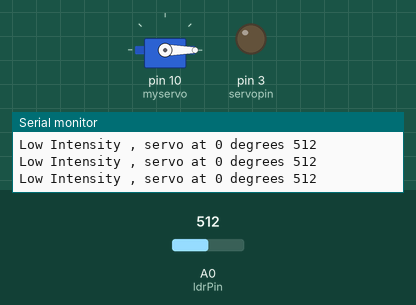
The sketch below on a simulated Arduino Uno, built with avr-gcc and run on an emulated ATmega328P. Parts: servo, output pins drawn as LEDs (lit = HIGH), the last lines printed to the serial monitor. The test bench sets the inputs (shaded band); at power-on: A0 (ldrPin) = 512.

Above: at 1.2 s.
1.3 s: A0 (ldrPin) set to 0
At 1.8 s:
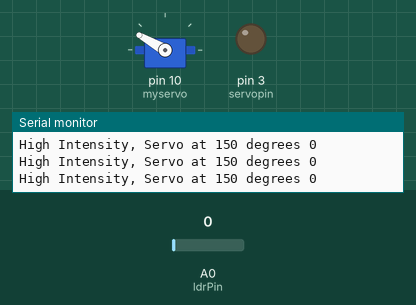
2.8 s: A0 (ldrPin) set to 122
At 4.0 s:
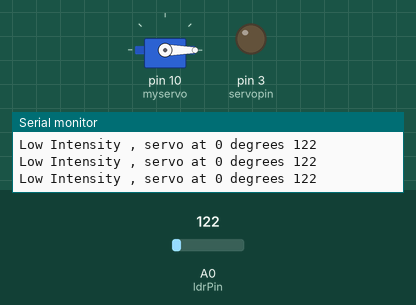
Timing chart, 0 to 5.8 s (numbered marks = the images above; inputs shaded):
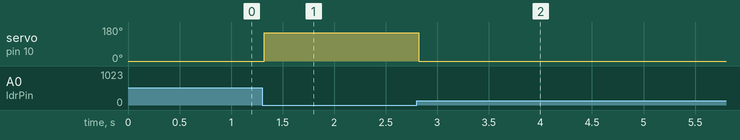

The sketch:

SERVO_LDR.ino
```cpp
#include <Servo.h>

Servo myservo;  // create servo object to control a servo
// twelve servo objects can be created on most boards

int pos = 0;    // variable to store the servo position

const int ldrPin = A0; // analog pin 0
int servopin = 3;


void setup() {
  // put your setup code here, to run once:
 Serial.begin(9600);
 pinMode(A0, INPUT); // Here LDR sensor is determined as input.
 pinMode(servopin,OUTPUT);
 myservo.attach(10);  // attaches the servo on pin 10 to the servo object
}

void loop()
{ // Void loop is ran again and again and contains main code.
int ldrStatus = analogRead(ldrPin);
if (analogRead(ldrPin) == LOW){
 myservo.write(150);  // tell servo to go to position in variable 'pos'
 Serial.print("High Intensity, Servo at 150 degrees ");
  Serial.println(ldrStatus);
    delay(15);
}
 else {
 myservo.write(0);              // tell servo to go to position in variable 'pos'
    Serial.print("Low Intensity , servo at 0 degrees ");
     Serial.println(ldrStatus);
    delay(15);
}
}
```

Measured:
- after the input at 1.3 s, servo on pin 10 (myservo): 0° → 150° at once
- after the input at 2.8 s, servo on pin 10 (myservo): 150° → 0° at once
